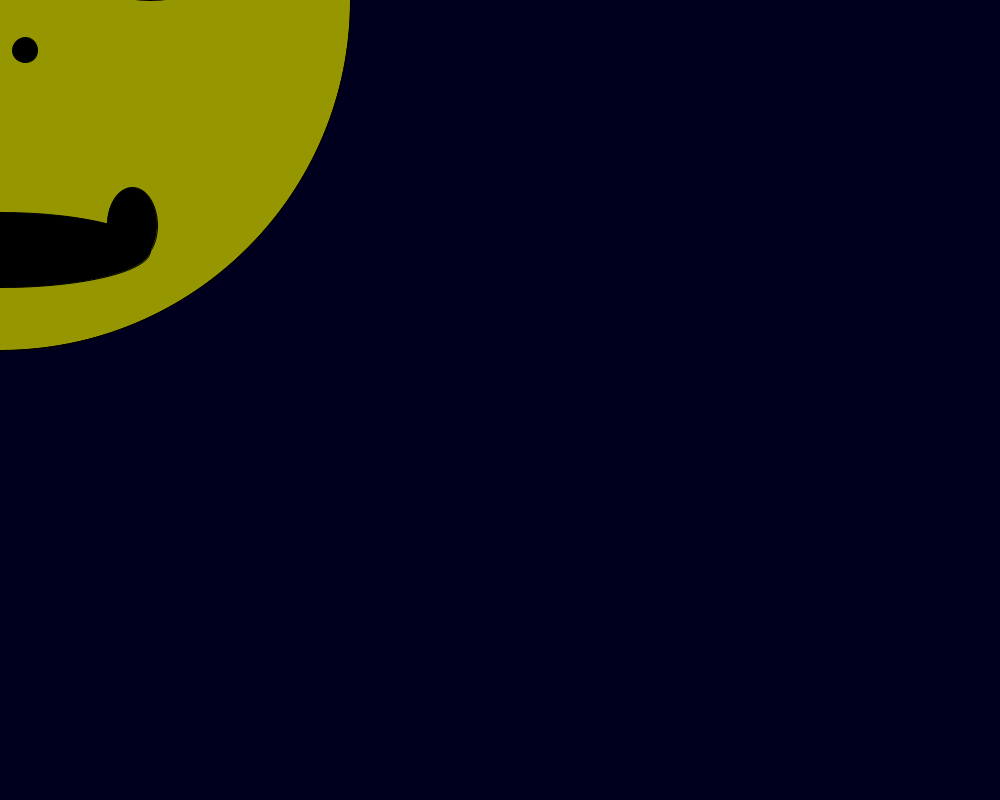
Frame 1 (no input)
Frame 60 (the mouse pressed at the canvas centre just before this capture): identical to frame 1, image omitted
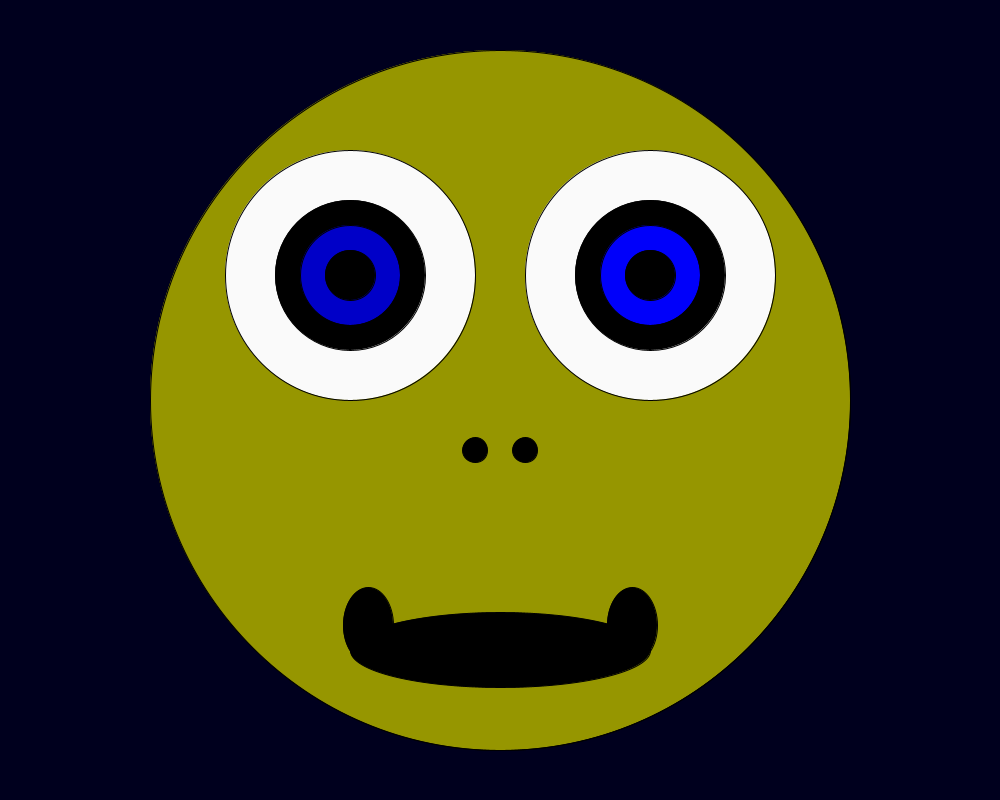
Frame 120 (the mouse held since frame 60 and released just before this capture)

The Processing sketch that drew these frames (run headless with seeded random() and noise(); from frame 60 on, the mouse is pressed at the canvas centre):

// Processing sketch: processing_159511
// ── processing_159511.pde

void setup() {
  size(1000, 800);
  smooth();
}
 
void draw() {
  background(0, 0, 30);
 
 
  fill(150, 150, 0);
  ellipse(mouseX, mouseY, 700, 700);
 
  fill(250);
  ellipse(mouseX-150, mouseY-125, 250, 250);
  fill(0);
  ellipse(mouseX-150, mouseY-125, 150, 150);
  fill(0, 0, 200);
  ellipse(mouseX-150, mouseY-125, 100, 100);
  fill(0);
  ellipse(mouseX-150, mouseY-125, 50, 50);
  fill(250);
  ellipse(mouseX+150, mouseY-125, 250, 250);
  fill(0);
  ellipse(mouseX+150, mouseY-125, 150, 150);
  fill(0, 0, 250);
  ellipse(mouseX+150, mouseY-125, 100, 100);
  fill(0);
  ellipse(mouseX+150, mouseY-125, 50, 50);
 
  fill(0, 0, 0);
  ellipse(mouseX-25, mouseY+50, 25, 25);
 
  ellipse(mouseX+25, mouseY+50, 25, 25);
 
  fill(0);
  ellipse(mouseX, mouseY+250, 300, 75);
  ellipse(mouseX+132, mouseY+275, 50, 75);
  ellipse(mouseX-132, mouseY+275, 50, 75);
  fill(0, 0, 150);

  fill(150, 150, 0);
  ellipse(mouseX, mouseY, 700, 700);
 
  fill(250);
  ellipse(mouseX-150, mouseY-125, 250, 250);
  fill(0);
  ellipse(mouseX-150, mouseY-125, 150, 150);
  fill(0, 0, 200);
  ellipse(mouseX-150, mouseY-125, 100, 100);
  fill(0);
  ellipse(mouseX-150, mouseY-125, 50, 50);
  fill(250);
  ellipse(mouseX+150, mouseY-125, 250, 250);
  fill(0);
  ellipse(mouseX+150, mouseY-125, 150, 150);
  fill(0, 0, 250);
  ellipse(mouseX+150, mouseY-125, 100, 100);
  fill(0);
  ellipse(mouseX+150, mouseY-125, 50, 50);
 
  fill(0, 0, 0);
  ellipse(mouseX-25, mouseY+50, 25, 25);
 
  ellipse(mouseX+25, mouseY+50, 25, 25);
 
  fill(0);
  ellipse(mouseX, mouseY+250, 300, 75);
  ellipse(mouseX+132, mouseY+225, 50, 75);
  ellipse(mouseX-132, mouseY+225, 50, 75);
}
